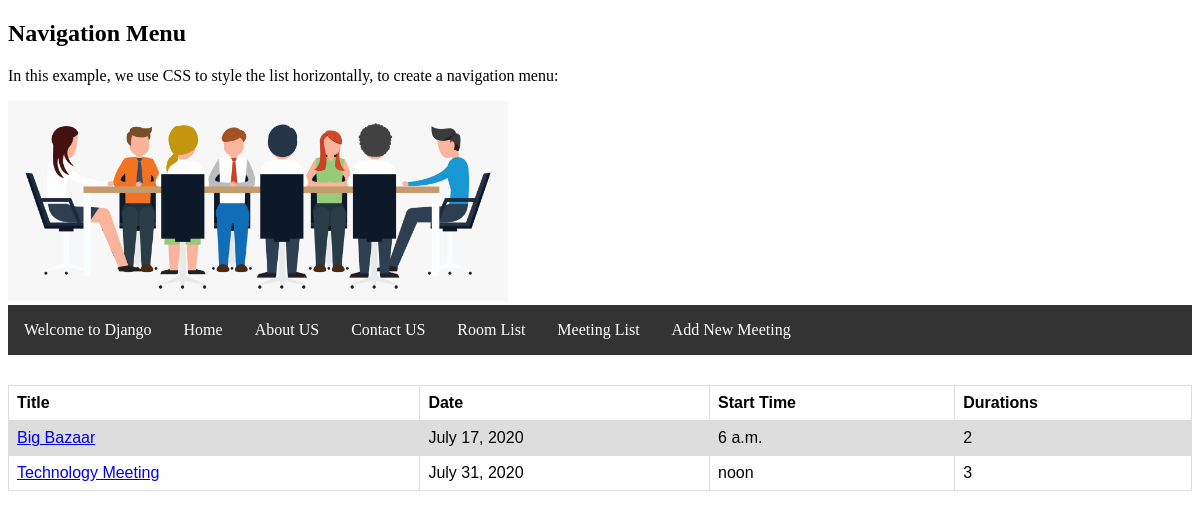
The app's page /meetings/, older data.
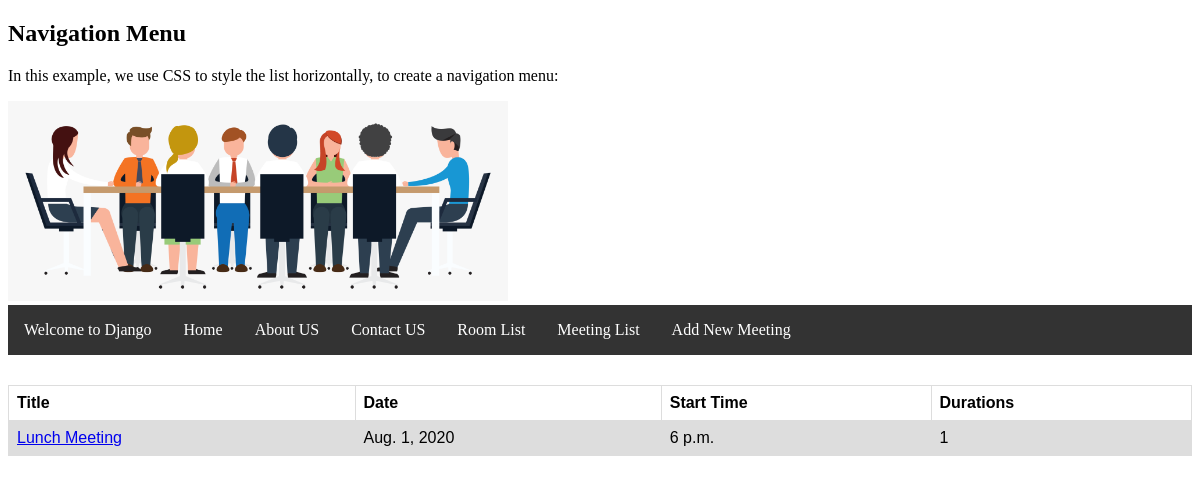
The same page, newer data.
### meetings/models.py (models this page shows, shortened)
class Meeting(models.Model):
    title = models.CharField(max_length=200)
    date = models.DateField()
    start_time = models.TimeField(default=time(9))
    duration = models.IntegerField(default=1)
    room = models.ForeignKey(Room, on_delete=models.CASCADE)

### meetings/views.py (the view)
# urls.py: path('', meeting_list, name="meeting_list"),
def meeting_list(requests):
    meetings = Meeting.objects.all()
    return render(requests, "meetings/meeting_list.html", {"meeting_list": meetings})

### meetings/templates/meetings/meeting_list.html (shortened to what this page needs)
{% extends "meetings/base.html" %}
{% block content %}
<table>
    <tr>
        <th>Title</th>
        <th>Date</th>
        <th>Start Time</th>
        <th>Durations</th>
    </tr>
    {% for meeting in meeting_list %}
    <tr>
        <td><a href="{% url 'detail' meeting.id %}">{{meeting.title}}</a></td>
        <td>{{meeting.date}}</td>
        <td>{{meeting.start_time}}</td>
        <td>{{meeting.duration}}</td>
    </tr>
    {% endfor %}
</table>
{% endblock %}

Row changes from the older to the newer data that the page shows:
removed Meeting: title "Technology Meeting", date "July 31, 2020", start_time "noon", duration "3"
changed Meeting: title "Big Bazaar" → "Lunch Meeting"; date "July 17, 2020" → "Aug. 1, 2020"; start_time "6 a.m." → "6 p.m."; duration "2" → "1"
